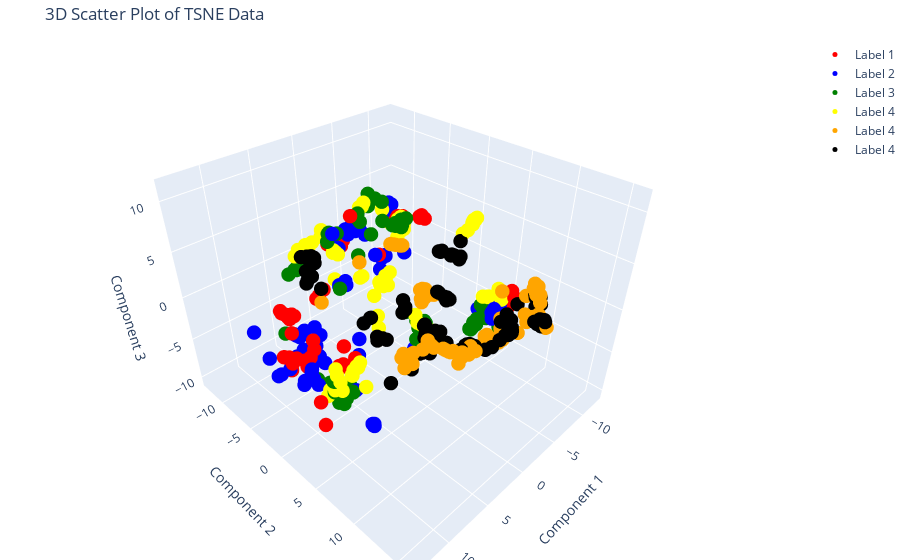

The notebook cell this image was saved under:
### Code cell
%matplotlib qt
fig = go.Figure()

# Add points for label 1
fig.add_trace(go.Scatter3d(
    x=embed_tsne[label_dict[1], 0],
    y=embed_tsne[label_dict[1], 1],
    z=embed_tsne[label_dict[1], 2],
    mode='markers',
    marker=dict(size=5, color='red'),
    name='Label 1'
))

# Add points for label 2
fig.add_trace(go.Scatter3d(
    x=embed_tsne[label_dict[2], 0],
    y=embed_tsne[label_dict[2], 1],
    z=embed_tsne[label_dict[2], 2],
    mode='markers',
    marker=dict(size=5, color='blue'),
    name='Label 2'
))
# Add points for label 3
fig.add_trace(go.Scatter3d(
    x=embed_tsne[label_dict[3], 0],
    y=embed_tsne[label_dict[3], 1],
    z=embed_tsne[label_dict[3], 2],
    mode='markers',
    marker=dict(size=5, color='green'),
    name='Label 3'
))

# Add points for label 4
fig.add_trace(go.Scatter3d(
    x=embed_tsne[label_dict[4], 0],
    y=embed_tsne[label_dict[4], 1],
    z=embed_tsne[label_dict[4], 2],
    mode='markers',
    marker=dict(size=5, color='yellow'),
    name='Label 4'
))

# Add points for label 5
fig.add_trace(go.Scatter3d(
    x=embed_tsne[label_dict[5], 0],
    y=embed_tsne[label_dict[5], 1],
    z=embed_tsne[label_dict[5], 2],
    mode='markers',
    marker=dict(size=5, color='orange'),
    name='Label 4'
))

# Add points for label 6
fig.add_trace(go.Scatter3d(
    x=embed_tsne[label_dict[6], 0],
    y=embed_tsne[label_dict[6], 1],
    z=embed_tsne[label_dict[6], 2],
    mode='markers',
    marker=dict(size=5, color='black'),
    name='Label 4'
))

# Set plot title and axis labels
fig.update_layout(
    title='3D Scatter Plot of TSNE Data',
    scene=dict(
        xaxis_title='Component 1',
        yaxis_title='Component 2',
        zaxis_title='Component 3'
    ),
    margin=dict(l=0, r=0, b=0, t=40)
)

# Show the interactive plot
fig.show()
